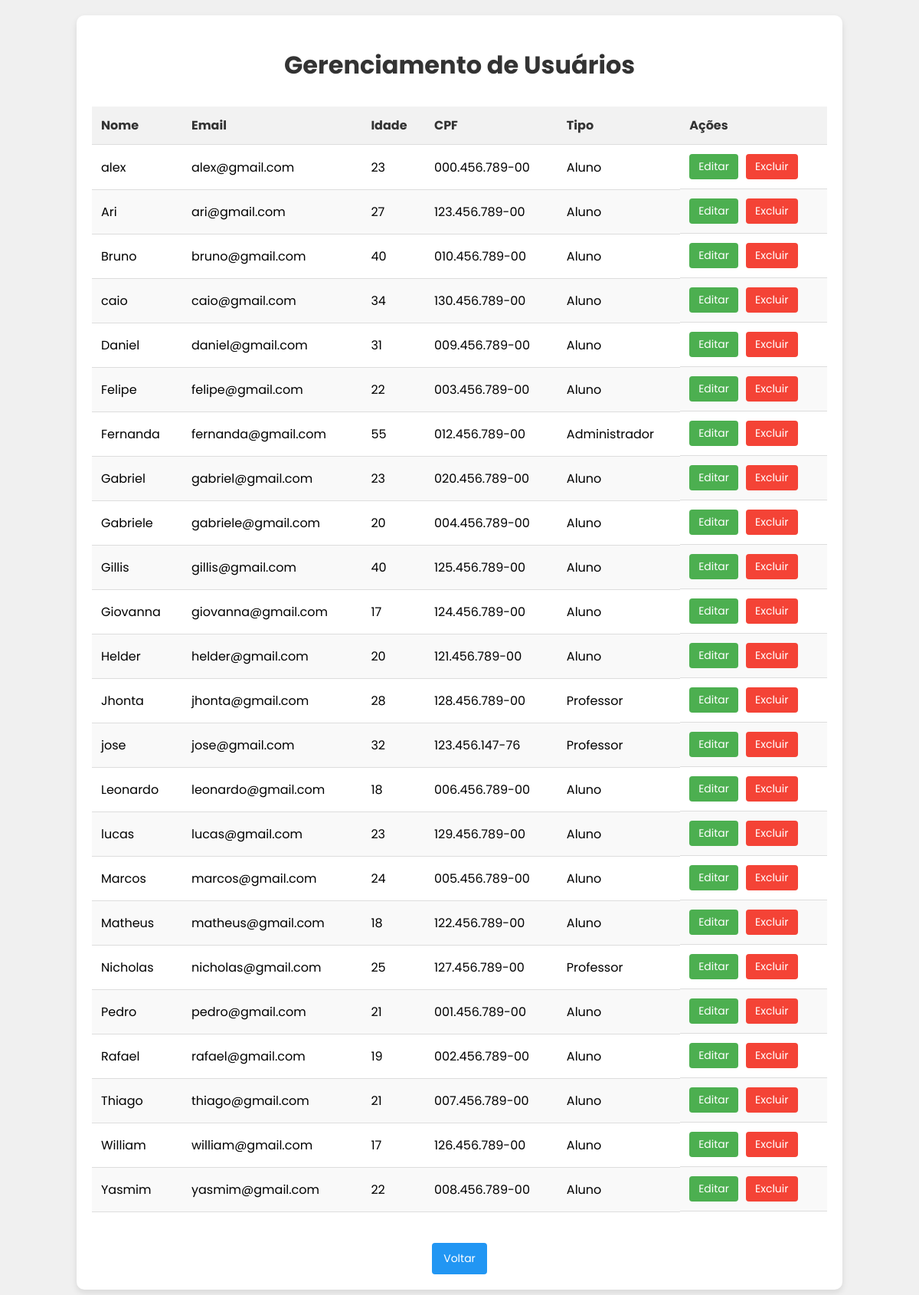
The page /gerenciar_usuarios.php (signed in) on the database its author committed.
### tables this page shows
CREATE TABLE `usuarios` (
  `id` int(11) NOT NULL AUTO_INCREMENT,
  `nome` varchar(40) NOT NULL,
  `email` varchar(50) NOT NULL,
  `idade` int(11) NOT NULL,
  `cpf` varchar(14) NOT NULL,
  `senha` varchar(255) NOT NULL,
  `tipo` enum('Professor','Aluno','Administrador') NOT NULL,
  PRIMARY KEY (`id`),
  UNIQUE KEY `email` (`email`),
  UNIQUE KEY `cpf` (`cpf`)
);

### gerenciar_usuarios.php (the view, shortened to what this page needs)
<?php
include("conexao.php");
if (!isset($_SESSION['admin_id'])) {
    header("Location: index.html");
    exit;
}
else {
    $admin_id = $_SESSION['admin_id'];
}
$sql = "SELECT id, nome, email, idade, cpf, tipo FROM usuarios WHERE id != $admin_id ORDER BY nome";
$resultado = mysqli_query($connection, $sql);
?>
<!DOCTYPE html>
<html lang="pt-br">
<head>
    <link rel="stylesheet" href="Style/gerUser.css">
</head>
<body>
    <div class="container">
        <h1>Gerenciamento de Usuários</h1>
        <?php if (mysqli_num_rows($resultado) > 0): ?>
            <table>
                <thead>
                    <tr>
                        <th>Nome</th>
                        <th>Email</th>
                        <th>Idade</th>
                        <th>CPF</th>
                        <th>Tipo</th>
                        <th>Ações</th>
                    </tr>
                </thead>
                <tbody>
                    <?php while ($usuario = mysqli_fetch_assoc($resultado)): ?>
                        <tr>
                            <td><?php echo htmlspecialchars($usuario['nome']); ?></td>
                            <td><?php echo htmlspecialchars($usuario['email']); ?></td>
                            <td><?php echo htmlspecialchars($usuario['idade']); ?></td>
                            <td><?php echo htmlspecialchars($usuario['cpf']); ?></td>
                            <td><?php echo htmlspecialchars($usuario['tipo']); ?></td>
                            <td class="acoes">
                                <a href="editar_usuario.php?id=<?php echo $usuario['id']; ?>" class="btn btn-editar">Editar</a>
                                <form method="post" style="display: inline;">
                                    <button type="submit" name="deletar" class="btn btn-excluir" onclick="return confirm('Tem certeza que deseja excluir este usuário?')">Excluir</button>
                                </form>
                            </td>
                        </tr>
                    <?php endwhile; ?>
                </tbody>
            </table>
        <?php else: ?>
            <p>Nenhum usuário cadastrado.</p>
        <?php endif; ?>
        <div style="text-align: center;">
            <a href="administrador.php" class="btn btn-voltar">Voltar</a>
        </div>
    </div>
</body>
</html>

### Style/gerUser.css (style rules this page uses)
* { font-family: "poppins", sans-serif; }
body { font-family: Arial, sans-serif; background-color: #f0f0f0; margin: 0; padding: 0; }
.container { background-color: white; padding: 20px; border-radius: 10px; box-shadow: 0 4px 8px rgba(0, 0, 0, 0.1); width: 80%; margin: 20px auto; }
h1 { color: #333; text-align: center; margin-bottom: 30px; }
table { width: 100%; border-collapse: collapse; margin-bottom: 20px; }
th, td { padding: 12px; text-align: left; border-bottom: 1px solid #ddd; }
th { background-color: #f2f2f2; color: #333; }
tr:nth-child(even) { background-color: #f9f9f9; }
.acoes { display: flex; gap: 10px; }
.btn { padding: 6px 12px; border: none; border-radius: 4px; cursor: pointer; text-decoration: none; font-size: 14px; }
.btn-editar { background-color: #4CAF50; color: white; }
.btn-excluir { background-color: #f44336; color: white; }
.btn-voltar { background-color: #2196F3; color: white; padding: 10px 15px; display: inline-block; margin-top: 20px; }

### rows shown on the page
usuarios: nome "alex", email "alex@gmail.com", idade "23", cpf "000.456.789-00", tipo "Aluno"
usuarios: nome "Ari", email "ari@gmail.com", idade "27", cpf "123.456.789-00", tipo "Aluno"
usuarios: nome "Bruno", email "bruno@gmail.com", idade "40", cpf "010.456.789-00", tipo "Aluno"
usuarios: nome "caio", email "caio@gmail.com", idade "34", cpf "130.456.789-00", tipo "Aluno"
usuarios: nome "Daniel", email "daniel@gmail.com", idade "31", cpf "009.456.789-00", tipo "Aluno"
usuarios: nome "Felipe", email "felipe@gmail.com", idade "22", cpf "003.456.789-00", tipo "Aluno"
usuarios: nome "Fernanda", email "fernanda@gmail.com", idade "55", cpf "012.456.789-00", tipo "Administrador"
usuarios: nome "Gabriel", email "gabriel@gmail.com", idade "23", cpf "020.456.789-00", tipo "Aluno"
usuarios: nome "Gabriele", email "gabriele@gmail.com", idade "20", cpf "004.456.789-00", tipo "Aluno"
usuarios: nome "Gillis", email "gillis@gmail.com", idade "40", cpf "125.456.789-00", tipo "Aluno"
usuarios: nome "Giovanna", email "giovanna@gmail.com", idade "17", cpf "124.456.789-00", tipo "Aluno"
usuarios: nome "Helder", email "helder@gmail.com", idade "20", cpf "121.456.789-00", tipo "Aluno"
usuarios: nome "Jhonta", email "jhonta@gmail.com", idade "28", cpf "128.456.789-00", tipo "Professor"
usuarios: nome "jose", email "jose@gmail.com", idade "32", cpf "123.456.147-76", tipo "Professor"
usuarios: nome "Leonardo", email "leonardo@gmail.com", idade "18", cpf "006.456.789-00", tipo "Aluno"
usuarios: nome "lucas", email "lucas@gmail.com", idade "23", cpf "129.456.789-00", tipo "Aluno"
usuarios: nome "Marcos", email "marcos@gmail.com", idade "24", cpf "005.456.789-00", tipo "Aluno"
usuarios: nome "Matheus", email "matheus@gmail.com", idade "18", cpf "122.456.789-00", tipo "Aluno"
usuarios: nome "Nicholas", email "nicholas@gmail.com", idade "25", cpf "127.456.789-00", tipo "Professor"
usuarios: nome "Pedro", email "pedro@gmail.com", idade "21", cpf "001.456.789-00", tipo "Aluno"
usuarios: nome "Rafael", email "rafael@gmail.com", idade "19", cpf "002.456.789-00", tipo "Aluno"
usuarios: nome "Thiago", email "thiago@gmail.com", idade "21", cpf "007.456.789-00", tipo "Aluno"
usuarios: nome "William", email "william@gmail.com", idade "17", cpf "126.456.789-00", tipo "Aluno"
usuarios: nome "Yasmim", email "yasmim@gmail.com", idade "22", cpf "008.456.789-00", tipo "Aluno"
